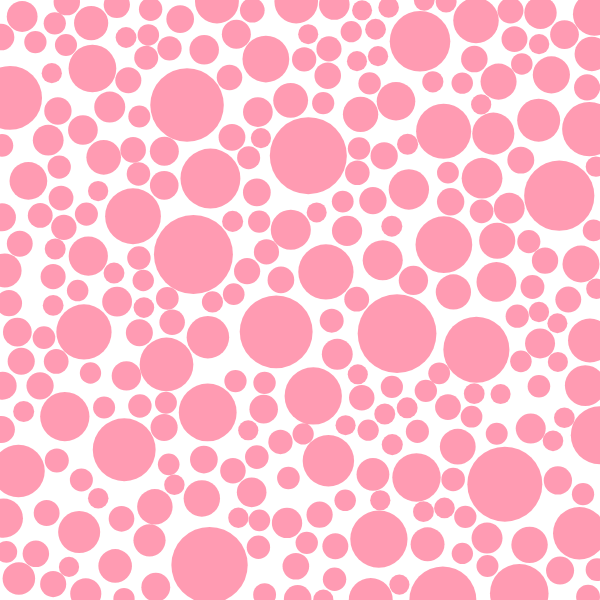
Frame 1 (no input)
Frame 60 (no input): identical to frame 1, image omitted
Frame 120 (the mouse pressed at the canvas centre since frame 60): identical to frame 1, image omitted

The p5.js sketch that drew this single still picture (run headless with seeded random() and noise() and a simulated clock; from frame 60 on, the mouse is pressed at the canvas centre):

// p5.js sketch
// ── sketch.js
let circles = [];
let protection = 0;

function setup() {
  createCanvas(600, 600);
  
  while(circles.length < 1000)
  {
    
    let circle = {
    r : random(10,40),
    x : random(width),
    y : random(height)
    };
  
  let overlapping = false;
  
  for(let j = 0; j < circles.length; j++)
  {
   let other = circles[j];
   let d = dist(circle.x,circle.y,other.x,other.y);
   if(d < circle.r + other.r)
   {
     overlapping = true;
     break;
   }
  }
    if(!overlapping)
    {
      circles.push(circle);
    }
    
    protection++;
    
    if(protection > 100000)
    {
      break;
    }
  
}
  
  for(i = 0; i < circles.length; i++)
  {
    fill(255,0,60,100);
    noStroke();
    ellipse(circles[i].x,circles[i].y,circles[i].r*2,circles[i].r*2);
  }

}

function draw() {
  
}
